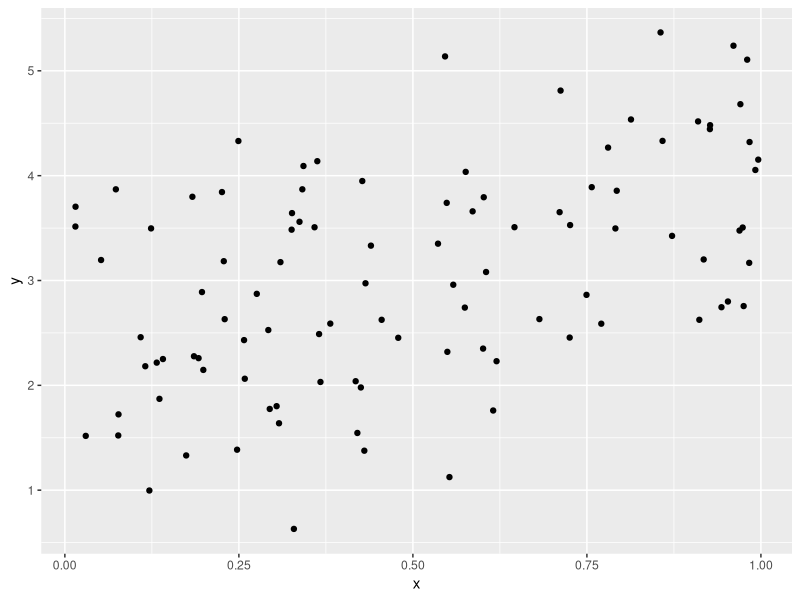

Here is the R script that generated this plot:
## ---- chunk 1
library(tidyverse)
plot_df=
  tibble(
    x= runif(100), 
    y= 2 + 2*x + rnorm(100)
  )

plot_df |> 
  ggplot(aes(x=x, y=y)) + 
  geom_point()
